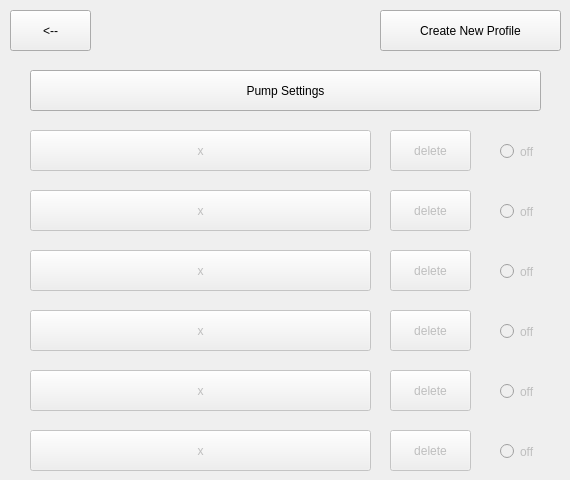
    <widget class="QWidget" name="personalProfilesPage">
     <widget class="QPushButton" name="createProfilePageBTN">
      <property name="geometry">
       <rect>
        <x>380</x>
        <y>10</y>
        <width>181</width>
        <height>41</height>
       </rect>
      </property>
      <property name="text">
       <string>Create New Profile</string>
      </property>
     </widget>
     <widget class="QPushButton" name="backToMyPumpBTN">
      <property name="geometry">
       <rect>
        <x>10</x>
        <y>10</y>
        <width>81</width>
        <height>41</height>
       </rect>
      </property>
      <property name="text">
       <string>&lt;--</string>
      </property>
     </widget>
     <widget class="QPushButton" name="pumpSettingsBTN">
      <property name="geometry">
       <rect>
        <x>30</x>
        <y>70</y>
        <width>511</width>
        <height>41</height>
       </rect>
      </property>
      <property name="layoutDirection">
       <enum>Qt::LeftToRight</enum>
      </property>
      <property name="text">
       <string>Pump Settings</string>
      </property>
     </widget>
     <widget class="QPushButton" name="profile1BTN">
      <property name="enabled">
       <bool>false</bool>
      </property>
      <property name="geometry">
       <rect>
        <x>30</x>
        <y>130</y>
        <width>341</width>
        <height>41</height>
       </rect>
      </property>
      <property name="layoutDirection">
       <enum>Qt::LeftToRight</enum>
      </property>
      <property name="text">
       <string>x</string>
      </property>
     </widget>
     <widget class="QPushButton" name="profile2BTN">
      <property name="enabled">
       <bool>false</bool>
      </property>
      <property name="geometry">
       <rect>
        <x>30</x>
        <y>190</y>
        <width>341</width>
        <height>41</height>
       </rect>
      </property>
      <property name="layoutDirection">
       <enum>Qt::LeftToRight</enum>
      </property>
      <property name="text">
       <string>x</string>
      </property>
     </widget>
     <widget class="QPushButton" name="profile4BTN">
      <property name="enabled">
       <bool>false</bool>
      </property>
      <property name="geometry">
       <rect>
        <x>30</x>
        <y>310</y>
        <width>341</width>
        <height>41</height>
       </rect>
      </property>
      <property name="layoutDirection">
       <enum>Qt::LeftToRight</enum>
      </property>
      <property name="text">
       <string>x</string>
      </property>
     </widget>
     <widget class="QPushButton" name="profile3BTN">
      <property name="enabled">
       <bool>false</bool>
      </property>
      <property name="geometry">
       <rect>
        <x>30</x>
        <y>250</y>
        <width>341</width>
        <height>41</height>
       </rect>
      </property>
      <property name="layoutDirection">
       <enum>Qt::LeftToRight</enum>
      </property>
      <property name="text">
       <string>x</string>
      </property>
     </widget>
     <widget class="QPushButton" name="profile6BTN">
      <property name="enabled">
       <bool>false</bool>
      </property>
      <property name="geometry">
       <rect>
        <x>30</x>
        <y>430</y>
        <width>341</width>
        <height>41</height>
       </rect>
      </property>
      <property name="layoutDirection">
       <enum>Qt::LeftToRight</enum>
      </property>
      <property name="text">
       <string>x</string>
      </property>
     </widget>
     <widget class="QPushButton" name="profile5BTN">
      <property name="enabled">
       <bool>false</bool>
      </property>
      <property name="geometry">
       <rect>
        <x>30</x>
        <y>370</y>
        <width>341</width>
        <height>41</height>
       </rect>
      </property>
      <property name="layoutDirection">
       <enum>Qt::LeftToRight</enum>
      </property>
      <property name="text">
       <string>x</string>
      </property>
     </widget>
     <widget class="QRadioButton" name="profile1SelectBTN">
      <property name="enabled">
       <bool>false</bool>
      </property>
      <property name="geometry">
       <rect>
        <x>500</x>
        <y>140</y>
        <width>51</width>
        <height>23</height>
       </rect>
      </property>
      <property name="text">
       <string>off</string>
      </property>
     </widget>
     <widget class="QRadioButton" name="profile2SelectBTN">
      <property name="enabled">
       <bool>false</bool>
      </property>
      <property name="geometry">
       <rect>
        <x>500</x>
        <y>200</y>
        <width>51</width>
        <height>23</height>
       </rect>
      </property>
      <property name="text">
       <string>off</string>
      </property>
     </widget>
     <widget class="QRadioButton" name="profile4SelectBTN">
      <property name="enabled">
       <bool>false</bool>
      </property>
      <property name="geometry">
       <rect>
        <x>500</x>
        <y>320</y>
        <width>51</width>
        <height>23</height>
       </rect>
      </property>
      <property name="text">
       <string>off</string>
      </property>
     </widget>
     <widget class="QRadioButton" name="profile3SelectBTN">
      <property name="enabled">
       <bool>false</bool>
      </property>
      <property name="geometry">
       <rect>
        <x>500</x>
        <y>260</y>
        <width>51</width>
        <height>23</height>
       </rect>
      </property>
      <property name="text">
       <string>off</string>
      </property>
     </widget>
     <widget class="QRadioButton" name="profile6SelectBTN">
      <property name="enabled">
       <bool>false</bool>
      </property>
      <property name="geometry">
       <rect>
        <x>500</x>
        <y>440</y>
        <width>51</width>
        <height>23</height>
       </rect>
      </property>
      <property name="text">
       <string>off</string>
      </property>
     </widget>
     <widget class="QRadioButton" name="profile5SelectBTN">
      <property name="enabled">
       <bool>false</bool>
      </property>
      <property name="geometry">
       <rect>
        <x>500</x>
        <y>380</y>
        <width>51</width>
        <height>23</height>
       </rect>
      </property>
      <property name="text">
       <string>off</string>
      </property>
     </widget>
     <widget class="QPushButton" name="profile1DeleteBTN">
      <property name="enabled">
       <bool>false</bool>
      </property>
      <property name="geometry">
       <rect>
        <x>390</x>
        <y>130</y>
        <width>81</width>
        <height>41</height>
       </rect>
      </property>
      <property name="layoutDirection">
       <enum>Qt::LeftToRight</enum>
      </property>
      <property name="text">
       <string>delete</string>
      </property>
     </widget>
     <widget class="QPushButton" name="profile2DeleteBTN">
      <property name="enabled">
       <bool>false</bool>
      </property>
      <property name="geometry">
       <rect>
        <x>390</x>
        <y>190</y>
        <width>81</width>
        <height>41</height>
       </rect>
      </property>
      <property name="layoutDirection">
       <enum>Qt::LeftToRight</enum>
      </property>
      <property name="text">
       <string>delete</string>
      </property>
     </widget>
     <widget class="QPushButton" name="profile4DeleteBTN">
      <property name="enabled">
       <bool>false</bool>
      </property>
      <property name="geometry">
       <rect>
        <x>390</x>
        <y>310</y>
        <width>81</width>
        <height>41</height>
       </rect>
      </property>
      <property name="layoutDirection">
       <enum>Qt::LeftToRight</enum>
      </property>
      <property name="text">
       <string>delete</string>
      </property>
     </widget>
     <widget class="QPushButton" name="profile3DeleteBTN">
      <property name="enabled">
       <bool>false</bool>
      </property>
      <property name="geometry">
       <rect>
        <x>390</x>
        <y>250</y>
        <width>81</width>
        <height>41</height>
       </rect>
      </property>
      <property name="layoutDirection">
       <enum>Qt::LeftToRight</enum>
      </property>
      <property name="text">
       <string>delete</string>
      </property>
     </widget>
     <widget class="QPushButton" name="profile6DeleteBTN">
      <property name="enabled">
       <bool>false</bool>
      </property>
      <property name="geometry">
       <rect>
        <x>390</x>
        <y>430</y>
        <width>81</width>
        <height>41</height>
       </rect>
      </property>
      <property name="layoutDirection">
       <enum>Qt::LeftToRight</enum>
      </property>
      <property name="text">
       <string>delete</string>
      </property>
     </widget>
     <widget class="QPushButton" name="profile5DeleteBTN">
      <property name="enabled">
       <bool>false</bool>
      </property>
      <property name="geometry">
       <rect>
        <x>390</x>
        <y>370</y>
        <width>81</width>
        <height>41</height>
       </rect>
      </property>
      <property name="layoutDirection">
       <enum>Qt::LeftToRight</enum>
      </property>
      <property name="text">
       <string>delete</string>
      </property>
     </widget>
    </widget>
